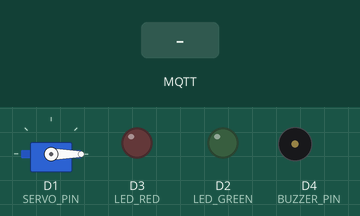
Bench run of a sketch on a simulated ESP8266 (NodeMCU). Parts: servo, output pins drawn as LEDs (lit = HIGH), buzzer (waves = sounding). Dashed ring = blinking. The inputs (shaded band) are chosen by the test bench. WiFi joins after 1.5 s; servers stay silent unless stated; no MQTT or app messages arrive unless stated; what the sketch prints to the serial monitor is not drawn.

Above: at 3.9 s.
4.0 s: MQTT message "OTVORI" arrives on the first subscribed topic
At 5.3 s:
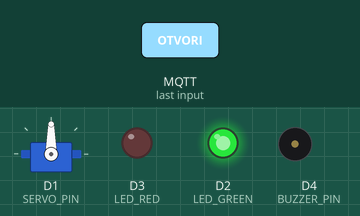
5.9 s: MQTT message "ALARM" arrives on the first subscribed topic
At 6.4 s:
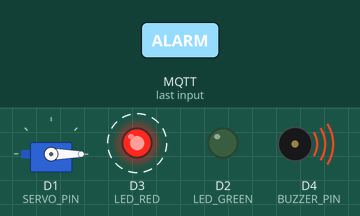
8.9 s: MQTT message "TEST" arrives on the first subscribed topic
At 9.25 s:
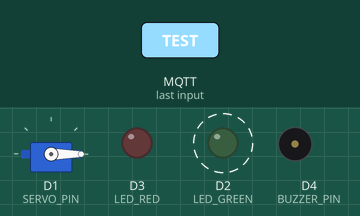
Timing chart, 0 to 11.9 s (numbered marks = the images above; inputs shaded):
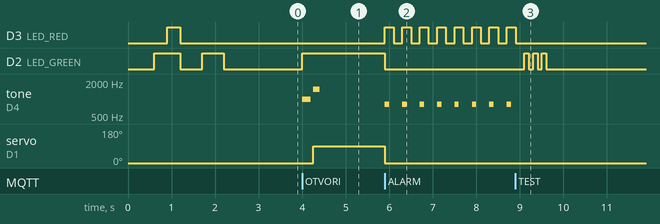

The sketch:

FaceGate_ESP8266.ino
```cpp
/*
 * FaceGate — ESP8266 MQTT Controller
 * ====================================
 * Spoji se na HiveMQ MQTT broker i čeka komande:
 *   "OTVORI" → servo na 90°, zelena LED, 5 sekundi, zatim nazad
 *   "ALARM"  → crvena LED trepće, servo ostaje zatvoren
 *
 * Biblioteke potrebne (instaliraj kroz Arduino Library Manager):
 *   - PubSubClient  by Nick O'Leary
 *   - ESP8266WiFi   (dolazi s ESP8266 board packageom)
 *   - Servo         (standardna Arduino biblioteka)
 *
 * Board settings u Arduino IDE:
 *   Board: NodeMCU 1.0 (ESP-12E Module)
 *   Upload Speed: 115200
 *   Flash Size: 4MB (FS:2MB OTA:1019KB)
 */

#include <ESP8266WiFi.h>
#include <PubSubClient.h>
#include <Servo.h>

// ── WiFi konfiguracija ─────────────────────────────────────────────────────────
const char* WIFI_SSID     = "TVOJA_WIFI_MREZA";   // ← promijeni
const char* WIFI_PASSWORD = "TVOJA_WIFI_LOZINKA"; // ← promijeni

// ── MQTT konfiguracija ─────────────────────────────────────────────────────────
const char* MQTT_BROKER   = "broker.hivemq.com";  // besplatan javni broker
const int   MQTT_PORT     = 1883;
const char* MQTT_TOPIC    = "faceGate/komanda";   // mora biti isto kao u .env
const char* MQTT_CLIENT   = "FaceGate_ESP8266";   // jedinstveni ID

// Ako koristiš autentikaciju (HiveMQ Cloud):
// const char* MQTT_USER  = "username";
// const char* MQTT_PASS  = "password";

// ── Pinovi ────────────────────────────────────────────────────────────────────
#define SERVO_PIN   D1   // GPIO5  — bijela žica servo motora
#define LED_GREEN   D2   // GPIO4  — zelena LED (odobrenje)
#define LED_RED     D3   // GPIO0  — crvena LED (alarm)
#define BUZZER_PIN  D4   // GPIO2  — buzzer (opciono, zakomentiraj ako nemas)

// ── Servo pozicije ────────────────────────────────────────────────────────────
#define SERVO_ZATVOREN   0    // stupnjeva — rama zatvorena
#define SERVO_OTVOREN   90    // stupnjeva — rama otvorena

// ── Trajanje ──────────────────────────────────────────────────────────────────
#define TRAJANJE_OTVORENO  5000   // ms koliko rama ostaje otvorena
#define TRAJANJE_ALARMA    3000   // ms trajanje alarm sekvence

// ── Objekti ───────────────────────────────────────────────────────────────────
WiFiClient   espClient;
PubSubClient mqttClient(espClient);
Servo        servo;

// ── Stanje ────────────────────────────────────────────────────────────────────
bool  ramaOtvorena  = false;
unsigned long ramaVrijeme = 0;


// ════════════════════════════════════════════════════════════════════════════════
// MQTT callback — poziva se kad stigne poruka
// ════════════════════════════════════════════════════════════════════════════════
void mqttCallback(char* topic, byte* payload, unsigned int length) {
  // Pretvori payload u String
  String poruka = "";
  for (unsigned int i = 0; i < length; i++) {
    poruka += (char)payload[i];
  }

  Serial.print("[MQTT] Primljeno na topiku '");
  Serial.print(topic);
  Serial.print("': ");
  Serial.println(poruka);

  // ── OTVORI — prepoznata osoba ──────────────────────────────────────────────
  if (poruka == "OTVORI") {
    Serial.println("[ACTION] Otvaranje rame...");

    // Ugasi crvenu, upali zelenu
    digitalWrite(LED_RED,   LOW);
    digitalWrite(LED_GREEN, HIGH);

    // Kratki beep (odobrenje)
    #ifdef BUZZER_PIN
      tone(BUZZER_PIN, 1000, 200);
      delay(250);
      tone(BUZZER_PIN, 1500, 150);
    #endif

    // Otvori servo
    servo.write(SERVO_OTVOREN);
    ramaOtvorena  = true;
    ramaVrijeme   = millis();

    Serial.println("[ACTION] Rama otvorena, čekam " + String(TRAJANJE_OTVORENO/1000) + " sek...");
  }

  // ── ALARM — nepoznata osoba ────────────────────────────────────────────────
  else if (poruka == "ALARM") {
    Serial.println("[ACTION] ALARM — nepoznata osoba!");

    // Zatvori ramu sigurno
    servo.write(SERVO_ZATVOREN);
    ramaOtvorena = false;

    // Trepćuća crvena LED + alarm zvuk
    unsigned long startTime = millis();
    while (millis() - startTime < TRAJANJE_ALARMA) {
      digitalWrite(LED_GREEN, LOW);
      digitalWrite(LED_RED, HIGH);
      #ifdef BUZZER_PIN
        tone(BUZZER_PIN, 800, 100);
      #endif
      delay(200);

      digitalWrite(LED_RED, LOW);
      delay(200);
    }

    // Ugasi sve nakon alarma
    digitalWrite(LED_RED,   LOW);
    digitalWrite(LED_GREEN, LOW);
    noTone(BUZZER_PIN);
    Serial.println("[ACTION] Alarm završen.");
  }

  // ── ZATVORI — ručno zatvaranje ─────────────────────────────────────────────
  else if (poruka == "ZATVORI") {
    Serial.println("[ACTION] Ručno zatvaranje rame...");
    servo.write(SERVO_ZATVOREN);
    digitalWrite(LED_GREEN, LOW);
    ramaOtvorena = false;
  }

  // ── TEST — provjera konekcije ──────────────────────────────────────────────
  else if (poruka == "TEST") {
    Serial.println("[ACTION] Test primljen — ESP8266 radi!");
    // Kratka sekvenca za potvrdu
    for (int i = 0; i < 3; i++) {
      digitalWrite(LED_GREEN, HIGH);
      delay(100);
      digitalWrite(LED_GREEN, LOW);
      delay(100);
    }
  }
}


// ════════════════════════════════════════════════════════════════════════════════
// WiFi konekcija
// ════════════════════════════════════════════════════════════════════════════════
void connectWiFi() {
  Serial.print("[WiFi] Spajam se na ");
  Serial.print(WIFI_SSID);

  WiFi.mode(WIFI_STA);
  WiFi.begin(WIFI_SSID, WIFI_PASSWORD);

  int pokuseji = 0;
  while (WiFi.status() != WL_CONNECTED) {
    delay(500);
    Serial.print(".");
    pokuseji++;

    // LED trepći dok se spaja
    digitalWrite(LED_GREEN, pokuseji % 2);

    if (pokuseji > 40) {
      Serial.println("\n[WiFi] GREŠKA — resetujem...");
      ESP.restart();
    }
  }

  digitalWrite(LED_GREEN, LOW);
  Serial.println("\n[WiFi] Spojeno!");
  Serial.print("[WiFi] IP adresa: ");
  Serial.println(WiFi.localIP());
}


// ════════════════════════════════════════════════════════════════════════════════
// MQTT konekcija
// ════════════════════════════════════════════════════════════════════════════════
void connectMQTT() {
  while (!mqttClient.connected()) {
    Serial.print("[MQTT] Spajam se na broker...");

    // Bez autentikacije:
    bool connected = mqttClient.connect(MQTT_CLIENT);
    // Sa autentikacijom (odkomentiraj ako trebaš):
    // bool connected = mqttClient.connect(MQTT_CLIENT, MQTT_USER, MQTT_PASS);

    if (connected) {
      Serial.println(" Spojeno!");

      // Subscribe na topic
      mqttClient.subscribe(MQTT_TOPIC);
      Serial.print("[MQTT] Pretplaćen na: ");
      Serial.println(MQTT_TOPIC);

      // Pošalji status poruku da javimo da smo online
      mqttClient.publish("faceGate/status", "ONLINE");

    } else {
      Serial.print(" Greška, rc=");
      Serial.print(mqttClient.state());
      Serial.println(" — pokušavam za 3 sek...");

      // Trepni crvenom na grešku
      digitalWrite(LED_RED, HIGH);
      delay(3000);
      digitalWrite(LED_RED, LOW);
    }
  }
}


// ════════════════════════════════════════════════════════════════════════════════
// SETUP
// ════════════════════════════════════════════════════════════════════════════════
void setup() {
  Serial.begin(115200);
  delay(100);
  Serial.println("\n\n=== FaceGate ESP8266 ===");

  // Pinovi
  pinMode(LED_GREEN, OUTPUT);
  pinMode(LED_RED,   OUTPUT);
  #ifdef BUZZER_PIN
    pinMode(BUZZER_PIN, OUTPUT);
  #endif

  // Servo — startuj zatvoren
  servo.attach(SERVO_PIN);
  servo.write(SERVO_ZATVOREN);
  delay(500);

  // Inicijalni LED test
  Serial.println("[SETUP] LED test...");
  digitalWrite(LED_GREEN, HIGH); delay(300);
  digitalWrite(LED_RED,   HIGH); delay(300);
  digitalWrite(LED_GREEN, LOW);
  digitalWrite(LED_RED,   LOW);

  // WiFi
  connectWiFi();

  // MQTT
  mqttClient.setServer(MQTT_BROKER, MQTT_PORT);
  mqttClient.setCallback(mqttCallback);
  mqttClient.setKeepAlive(60);
  connectMQTT();

  Serial.println("[SETUP] FaceGate spreman!");
}


// ════════════════════════════════════════════════════════════════════════════════
// LOOP
// ════════════════════════════════════════════════════════════════════════════════
void loop() {
  // Reconnect ako je pala veza
  if (!mqttClient.connected()) {
    Serial.println("[LOOP] MQTT veza prekinuta — reconnect...");
    connectMQTT();
  }

  mqttClient.loop();

  // Auto-zatvori ramu nakon isteka vremena
  if (ramaOtvorena && (millis() - ramaVrijeme >= TRAJANJE_OTVORENO)) {
    Serial.println("[LOOP] Zatvaranje rame (timeout)...");
    servo.write(SERVO_ZATVOREN);
    digitalWrite(LED_GREEN, LOW);
    ramaOtvorena = false;
  }

  // WiFi watchdog — resetuj ako nema mreže
  if (WiFi.status() != WL_CONNECTED) {
    Serial.println("[LOOP] WiFi izgubljen — reconnect...");
    connectWiFi();
    connectMQTT();
  }
}
```

Measured:
- after the input at 4.0 s, D2 (LED_GREEN): LOW → HIGH at once; tone on D4 (BUZZER_PIN): silent → 1000 Hz at once, → silent 0.20 s later, → 1500 Hz 0.05 s later, → silent 0.15 s later; servo on D1 (SERVO_PIN): 0° → 90° after 0.25 s
- after the input at 5.9 s, D3 (LED_RED): alternates HIGH for 0.20 s and LOW for 0.20 s, starting at once; D2 (LED_GREEN): HIGH → LOW at once; tone on D4 (BUZZER_PIN): alternates 800 Hz for 0.10 s and silent for 0.30 s, starting at once; servo on D1 (SERVO_PIN): 90° → 0° at once
- after the input at 8.9 s, D2 (LED_GREEN): alternates HIGH for 0.10 s and LOW for 0.10 s, 6 changes in all, then stays LOW, starting after 0.21 s
